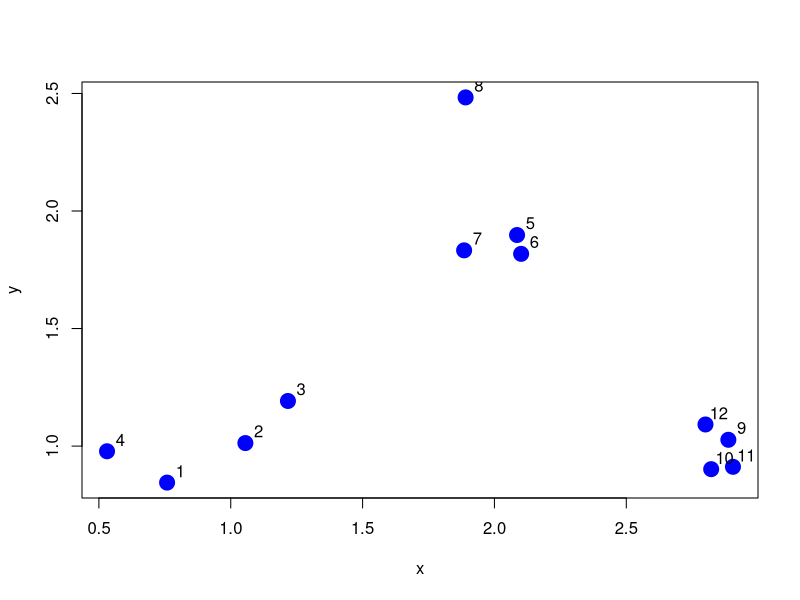
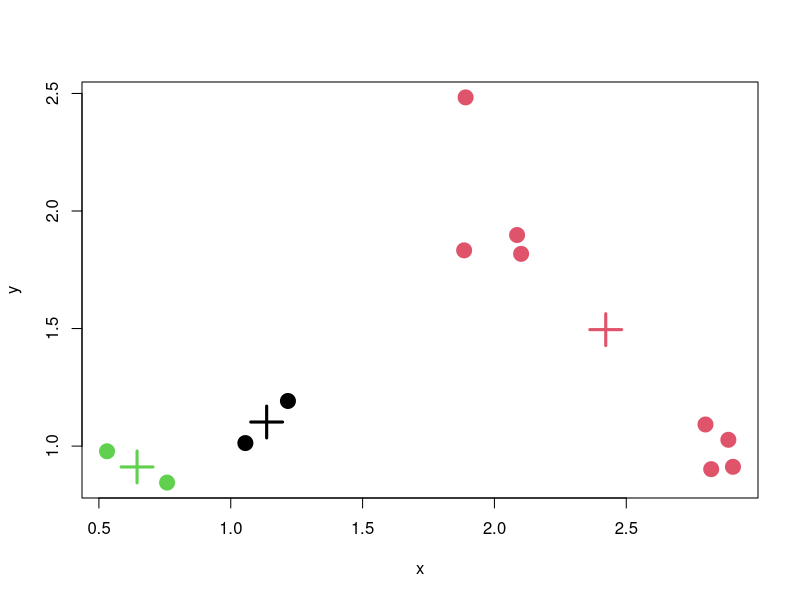
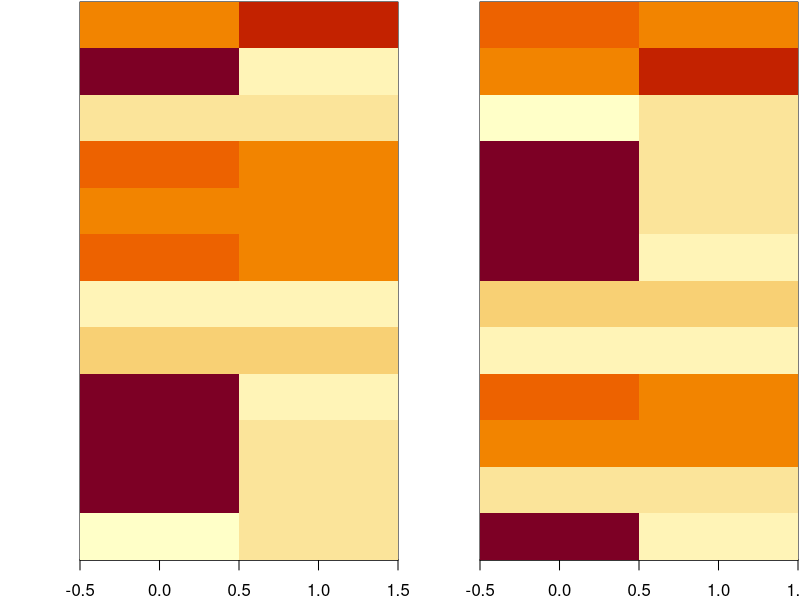

Write the R code that produced these figures, in order.
# K means clustering. What does it mean to be close? Depending on the context, things could appear close, but not really be.

# Distances:
## Euclidean - straight line, or how the crow flies
## Continous - correlation similarity
## Binary - manhattan distance, e.g. the example where you follow the NY blocks of a street vs. being able to walk in perfectly straight line


# You need to cluster into a fixed number of clusters
# Each group will have a centroid, or centre of gravity

# Need a distance matrix, number of clusters, an inital guesss as to cluster centroids

# Create some random data
set.seed(1234)
x <- rnorm(12, mean = rep(1:3, each = 4), sd=0.2)
y <- rnorm(12, mean = rep(c(1,2,1), each = 4), sd=0.2)
plot(x,y, col='blue', pch=19, cex=2)
text(x + 0.05, y+0.05, labels = as.character(1:12))

# The algorithm repates the following steps:
## Step 1: assign points to each cluster
## Step 2: recacluate the centroid location

# kmeans()

dataFrame <- data.frame(x,y)
kmeansObj <- kmeans(dataFrame, centers = 3)
names(kmeansObj)
summary(kmeansObj)

# Plot results
plot(x,y, col=kmeansObj$cluster, pch=19, cex=2)
points(kmeansObj$centers, col=1:3, pch=3, cex=3, lwd=3)

# Heat map the results
dataMatrix <- as.matrix(dataFrame)[sample(1:12),]
par(mfrow=c(1,2), mar=c(2,4,0.1,0.1))
# original data
image(t(dataMatrix)[, nrow(dataMatrix):1], yaxt = "n")
# organized by cluster
image(t(dataMatrix)[, order(kmeansObj$cluster)], yaxt = "n")

